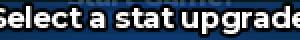
#> input picture data/expedition/anvil.png, 150 x 20 px, given in place of match__1.png, which was not available (shown 2 times larger)
$ python build_digits.py
#> lines starting #> are read from the running program, lines starting #| are printed output that depends on the picture
### macro/vision/screens.py
"""Knowing which screen we're on: small template matches in fixed places.

Screens are data: data/screens.yaml lists them in checking order, and
data/anchors.yaml holds the marks that identify each one (made by
tools/find_anchors.py). Adjusting to a game update usually means re-cutting
anchors, not changing code.
"""

from __future__ import annotations

import glob
import os
import time
from dataclasses import dataclass

import cv2
import numpy as np
import yaml

ROOT = os.path.dirname(os.path.dirname(os.path.dirname(os.path.abspath(__file__))))
PAD = 24  # how far an anchor may sit from its spot: Windows fullscreen and framed differ by 18 px
UNKNOWN = "unknown"
BLACK = "black"
BLACK_BELOW = 6  # mean brightness
LOADING = {BLACK, "roblox_teleport", "game_loading"}  # normal during a trip, not lost
# Some PCs draw the game's text a few percent larger or smaller in the same layout (16 Nov 2026:
# a 3440-wide screen drew it 4% larger, and the party room, known only by its text, read as
# unknown). A frame that matches nothing is looked at again with the anchors at these sizes.
TEXT_SIZES = (1.04, 0.96)
# ...and a resized anchor must pass by this much more: weak anchors on plain colour creep over
# their mark when resized (the Checkpoint Shop read as challenge_detail at 0.71 and 0.73 over 0.7).
RESIZED_MARGIN = 0.05


def _game_size() -> tuple[int, int]:
    """The game's picture size, from data/display.yaml. 1920x1080 if it has no frame."""
    path = os.path.join(ROOT, "data", "display.yaml")
    if os.path.exists(path):
        with open(path, encoding="utf-8") as f:
            frame = (yaml.safe_load(f) or {}).get("frame")
        if frame:
            return frame[2], frame[3]
    return 1920, 1080


GAME_WIDTH, GAME_HEIGHT = _game_size()
# data/screens.yaml and data/nav.yaml keep positions at 1920x1080, which were all
# measured there. Roblox's UI scales evenly across, and to within about 18 px down.
SCALE = GAME_WIDTH / 1920


def scaled(x: float, y: float) -> tuple[int, int]:
    return round(x * SCALE), round(y * SCALE)


FOLDERS = {"native": "frames_native", "win": "frames_win", "linux": "frames"}


def frame_path(name: str) -> str:
    """native/lobby: at the current game size. win/lobby and linux/lobby: older 1920x1080."""
    folder, _, stem = name.partition("/")
    return os.path.join(ROOT, "refs", FOLDERS[folder], stem + ".png")


def load_frame(name: str) -> np.ndarray:
    """A saved picture at the game's current size."""
    image = cv2.imread(frame_path(name))
    if image is None:
        raise FileNotFoundError(frame_path(name))
    if image.shape[1] != GAME_WIDTH:
        image = cv2.resize(image, (GAME_WIDTH, GAME_HEIGHT), interpolation=cv2.INTER_AREA)
    return image


def load_gray(name: str) -> np.ndarray:
    return cv2.cvtColor(load_frame(name), cv2.COLOR_BGR2GRAY)


# [26 lines left out: functions match_near, load_definitions, not called in this run]


@dataclass
class Anchor:
    template: np.ndarray
    x: int
    y: int
    threshold: float
    resized: tuple = ()  # the template at each of TEXT_SIZES


# [4 lines left out: function _resized, not called in this run]


@dataclass
class Detection:
    name: str
    score: float  # the weakest anchor's match
    ms: float


PATCHES = os.path.join(ROOT, "data", "anchor_patches.npz")


def patch_key(source: str, box) -> str:
    """The name of an anchor's patch in data/anchor_patches.npz."""
    return f"{source}@{'_'.join(str(int(v)) for v in box)}".replace("/", "~")


# [10 lines left out: function load_patches, not called in this run]


class ScreenDetector:
    # [63 lines left out: functions __init__, score, classify, button, not called in this run]

### macro/vision/digits.py
"""Reading match numbers fast: Yen, wave, health, enemies and time.

OCR takes about 0.6 s and misses things, so this does the job in a few milliseconds.
The text is bold with a dark outline, which separates each character into its own blob.
Blobs are compared with saved shapes in data/digits/ (made by tools/build_digits.py).

The top pills shift sideways as their contents change width, so each is found by its
fixed label ("wave", "time", ...), and the number is read from just left of it. The
Yen row is centred, so it's found by its tall yen icon.

Every reading comes with a confidence. Trust it: below MIN_CONFIDENCE, the value is
None, not a guess, and the caller can look again on the next frame.
"""

from __future__ import annotations

import glob
import os
from dataclasses import dataclass

import cv2
import numpy as np

from macro.vision.screens import SCALE

ROOT = os.path.dirname(os.path.dirname(os.path.dirname(os.path.abspath(__file__))))
SHAPES = os.path.join(ROOT, "data", "digits")
GLYPH = (16, 24)  # width, height of a normalised shape
MIN_CONFIDENCE = 0.72
MIN_MARGIN = 0.04  # ahead of the best different character by at least this

S = SCALE
# The pills sit lower than scaling alone says, because Roblox's own top bar doesn't shrink.
# In a real match the pills can wrap: with "1 / 15" and "16" the clock drops to a second row.
TOP_ROW = (20, 60) if S == 1 else (18, 100)  # where to look for the pills' labels
TOP_X = (round(620 * S), round(1320 * S))
PILL_NUMBER_WIDTH = round(96 * S)  # the widest number, "15 / 15" or "00:38", left of its label
YEN_BOX = (round(800 * S), round(858 * S), round(1180 * S), round(916 * S) + 8)
# Sizes below are for numbers enlarged back to their 1920x1080 size, which is what keeps
# the dark outlines between digits. See _enlarge.
PILL_HEIGHT = (12, 26)  # a digit's height; a colon's dots are shorter
PILL_MAX_WIDTH = 24
YEN_ICON_HEIGHT = (33, 42)  # measured 36-38
YEN_ICON_WIDTH = (24, 34)  # measured 28-29
YEN_HEIGHT = (16, 31)
YEN_COMMA_BELOW = 16
YEN_DIGIT_TOP = (18, 24)  # in the enlarged crop of YEN_BOX; measured 20-22
YEN_DIGIT_BOTTOM = (38, 43)  # measured 40
YEN_MAX_WIDTH = 26
YEN_MAX_GAP = 18
YEN_ROW_CENTRE = 157.25  # in the enlarged crop of YEN_BOX; see _row_is_whole
YEN_ROW_TOLERANCE = 2.5
YEN_ICON_GAP = 18.5  # from the icon's right edge when not pulsing
YEN_MIDDLE_TO_FIRST_DIGIT = 32.5
DIGIT_GAP = 6  # measured 2
DIGIT_GAP_WITH_COMMA = 14  # measured 9
RUN_MAX_GAP = 16
PILL_ABOVE_LABEL = round(12 * S)
PILL_BELOW_LABEL = round(28 * S)
LABELS = ("health", "wave", "enemies", "time")
# Event matches (Soul Furnace, 11 Nov 2026) put Candy Corn and Souls left of the Yen in one
# centred row: crown icon, count, soul icon, count, yen icon, count. Measured in the enlarged
# crop of EVENT_BOX: the row (crown's left to the last Yen digit) centres at 226, and each
# count's first digit sits a fixed distance from its icon's middle.
EVENT_BOX = (round(720 * S), YEN_BOX[1], round(1200 * S), YEN_BOX[3])
EVENT_ROW_CENTRE = 226.0
EVENT_ROW_TOLERANCE = 3.5
CROWN_SIZE = ((34, 46), (20, 32))  # width, height
SOUL_ICON_SIZE = ((18, 26), (32, 42))
EVENT_FIRST_DIGIT = {"candy": 27.0, "souls": 26.0, "yen": YEN_MIDDLE_TO_FIRST_DIGIT}
LABEL_MIN = 0.55  # 1.00 on Windows, about 0.6 on Linux, which draws them slightly differently


@dataclass
class Reading:
    text: str
    confidence: float
    x: int = 0  # where the reading was found on screen

    @property
    def number(self) -> int | None:
        return int(self.text) if self.text.isdigit() else None


def _enlarge(crop: np.ndarray) -> np.ndarray:
    """At smaller sizes digits touch. Enlarged first, the outlines still separate them."""
    return crop if S == 1 else cv2.resize(crop, None, fx=1 / S, fy=1 / S, interpolation=cv2.INTER_CUBIC)


def _white_mask(crop: np.ndarray) -> np.ndarray:
    """Pill numbers are near-white with a tint; icons are saturated, so their weakest
    colour channel is low."""
    return (crop.min(axis=2) > 150).astype(np.uint8)


def _gold_mask(crop: np.ndarray) -> np.ndarray:
    return ((crop[:, :, 2] > 170) & (crop[:, :, 1] > 110)).astype(np.uint8)


def _blobs(mask: np.ndarray) -> list[tuple[int, int, int, int]]:
    """Boxes (x, y, w, h) of connected blobs, left to right."""
    count, _, stats, _ = cv2.connectedComponentsWithStats(mask, connectivity=8)
    boxes = [tuple(int(v) for v in stats[i][:4]) for i in range(1, count)]
    return sorted(boxes)


def _normalise(mask: np.ndarray, box: tuple[int, int, int, int]) -> np.ndarray:
    x, y, w, h = box
    return cv2.resize(mask[y:y + h, x:x + w].astype(np.float32), GLYPH, interpolation=cv2.INTER_AREA)


def pill_glyph_boxes(mask: np.ndarray) -> list[tuple[int, int, int, int]]:
    # Digits and the slash are tall; a colon's dots are short and get dropped.
    return [b for b in _blobs(mask) if PILL_HEIGHT[0] <= b[3] <= PILL_HEIGHT[1] and 2 <= b[2] <= PILL_MAX_WIDTH]


def yen_glyph_boxes(mask: np.ndarray) -> list[tuple[int, int, int, int]]:
    """The digit blobs following the tall yen icon, stopping at the first wide gap so
    a "+¥N next wave" pill beyond it isn't read.

    Returns nothing rather than risk a wrong number. A wrong Yen is far worse than a
    missing one, so the row must be whole: centred, and fitting its commas (1,000,000)."""
    blobs = _blobs(mask)
    # By its size: orange ground beside it can be just as tall, but it's narrower.
    icon = next((b for b in blobs if YEN_ICON_HEIGHT[0] <= b[3] <= YEN_ICON_HEIGHT[1]
                 and YEN_ICON_WIDTH[0] <= b[2] <= YEN_ICON_WIDTH[1]), None)
    if icon is None:
        return []
    # The number is level with the icon. Blank everything above and below that first:
    # ground that touches a digit would otherwise join it into one tall blob, and the
    # digit would be lost. That read 951,650 as 95,650.
    band = mask.copy()
    band[:icon[1] - 1] = 0
    band[icon[1] + icon[3] + 1:] = 0
    mask[:] = band
    icon_right = icon[0] + icon[2]
    digits, commas, right = [], [], icon[0] + icon[2] / 2 + YEN_MIDDLE_TO_FIRST_DIGIT
    for box in _blobs(mask):
        if box[0] < icon_right:  # part of the icon
            continue
        if box[3] < YEN_COMMA_BELOW:  # a comma or a speck: only digits move the position
            commas.append(box)
            continue
        # Digits sit at a fixed height and size. Anything else is ground, which on orange
        # maps passes the colour filter in huge blobs, or a digit something has touched. It's
        # safe to skip either: _row_is_whole and _fits_commas catch a lost digit.
        if not (YEN_DIGIT_TOP[0] <= box[1] <= YEN_DIGIT_TOP[1]
                and YEN_DIGIT_BOTTOM[0] <= box[1] + box[3] <= YEN_DIGIT_BOTTOM[1]
                and box[2] <= YEN_MAX_WIDTH):
            continue
        if box[0] - right > YEN_MAX_GAP:
            break
        digits.append(box)
        right = box[0] + box[2]
    if not digits or not _row_is_whole(icon, digits) or not _fits_commas(digits, commas):
        return []
    return digits


# [109 lines left out: functions event_row_boxes, _row_is_whole, _fits_commas, not called in this run]


class DigitReader:
    def __init__(self, shapes_dir: str = SHAPES, skip_source: str | None = None):
        """skip_source leaves out shapes taken from one picture, for fair testing."""
        self.shapes: list[tuple[str, np.ndarray]] = []
        for path in glob.glob(os.path.join(shapes_dir, "glyph_*.png")):
            stem = os.path.basename(path)[:-4]
            _, char, source, _ = stem.split("__") if "__" in stem else (None, None, None, None)
            if skip_source and source == skip_source:
                continue
            image = cv2.imread(path, cv2.IMREAD_GRAYSCALE).astype(np.float32) / 255
            self.shapes.append((_char_from_name(char), image))
        self._stack = np.stack([s[1].ravel() - s[1].mean() for s in self.shapes]) if self.shapes else None
        if self._stack is not None:
            self._stack /= np.linalg.norm(self._stack, axis=1, keepdims=True) + 1e-6
        self.labels = {}
        for name in LABELS:
            path = os.path.join(shapes_dir, f"label_{name}.png")
            if os.path.exists(path):
                self.labels[name] = cv2.imread(path, cv2.IMREAD_GRAYSCALE)

    # [66 lines left out: functions _classify, _read, read_yen, event_row, yen_reading, not called in this run]

    def pill_region(self, frame: np.ndarray, name: str) -> tuple[int, int, int, int] | None:
        """Where a pill's number is, as x0, y0, x1, y1: left of its label, at the label's
        own height, as a wrapped pill sits on another row and the first row's digits
        mustn't get mixed in. None if the label isn't found."""
        y0, y1 = TOP_ROW
        x_lo, x_hi = TOP_X
        row = cv2.cvtColor(frame[y0:y1, x_lo:x_hi], cv2.COLOR_BGR2GRAY)
        result = cv2.matchTemplate(row, self.labels[name], cv2.TM_CCOEFF_NORMED)
        _, score, _, (at_x, at_y) = cv2.minMaxLoc(result)
        if score < LABEL_MIN:
            return None
        right = x_lo + at_x
        label_y = y0 + at_y
        return max(right - PILL_NUMBER_WIDTH, 0), max(label_y - PILL_ABOVE_LABEL, 0), right, label_y + PILL_BELOW_LABEL

    # [45 lines left out: functions pill_reading, read_hud, not called in this run]


def _char_from_name(name: str) -> str:
    return "/" if name == "slash" else name

### tools/build_digits.py
"""Build the digit shapes in data/digits/ from hand-labelled pictures, then test them.

The test reads each picture using only shapes from the other pictures, because a
picture recognising its own digits would prove nothing. Doesn't touch the game.
Run from the project root:  .venv-win/Scripts/python.exe tools/build_digits.py
"""
import glob
import os
import sys
import time

import cv2
import numpy as np

ROOT = os.path.dirname(os.path.dirname(os.path.abspath(__file__)))
sys.path.insert(0, ROOT)
from macro.vision import digits as d
from macro.vision.screens import GAME_HEIGHT, GAME_WIDTH, frame_path, load_frame

# Read by eye. Format: yen, health, wave text, enemies, time digits.
TRUTH = {
    "win/match_hud": ("1000000", "3", "1", "0", "0009"),
    "win/match_hud_sandbox": ("1000000", "3", "1", "0", "0021"),
    "win/match_hud_unit": ("991650", "3", "1", "0", "0116"),
    "win/overhead_view": ("1000000", "3", "1", "0", "0343"),
    "win/unit_manager": ("1000000", "3", "1", "0", "0011"),
    "linux/match_hud": ("1220", "3", "3/15", "45", "0038"),
    "linux/match_autoplaying": ("60", "3", "4/15", "58", "0051"),
    "linux/overhead_view": ("1000000", "3", "1", "0", "0238"),
    "linux/sandbox_spawn": ("1000000", "3", "1", "0", "0007"),
    "linux/place_invalid_toast": ("983300", "3", "1", "0", "0522"),
    # A real Story match in the frame. Read by eye from the pictures.
    "native/match__4": ("600", "3", "1/15", "16", "0010"),
    "native/match__5": ("945", "3", "3/15", "33", "0032"),
    "native/match__7": ("558", "3", "5/15", "67", "0103"),
    "native/match__8": ("558", "3", "6/15", "85", "0118"),
    "native/match__9": ("2148", "3", "7/15", "72", "0134"),
    "native/match__10": ("1499", "3", "8/15", "64", "0151"),
    # Orange ground that passes the colour filter, where the Yen was once refused all match.
    "native/match__20": ("1000000", "3", "1", "0", "0010"),
}
LABEL_BOXES = {"health": (548, 37, 582, 48), "wave": (656, 37, 684, 48),
               "enemies": (760, 37, 804, 48), "time": (908, 37, 934, 48)}  # in LABEL_SOURCE
LABEL_SOURCE = "native/match__1"


# [5 lines left out: function save_glyph, not called in this run]


def build():
    os.makedirs(d.SHAPES, exist_ok=True)
    for old in glob.glob(os.path.join(d.SHAPES, "glyph_*.png")):
        os.remove(old)
    source = cv2.cvtColor(load_frame(LABEL_SOURCE), cv2.COLOR_BGR2GRAY)
#> in load_frame, image is the input picture: shape (20, 150, 3); mean B, G, R 100.3, 81.5, 65.6
#> in load_frame, `image = cv2.resize(image, (GAME_WIDTH, GAME_HEIGHT), interpolation=cv2..`:
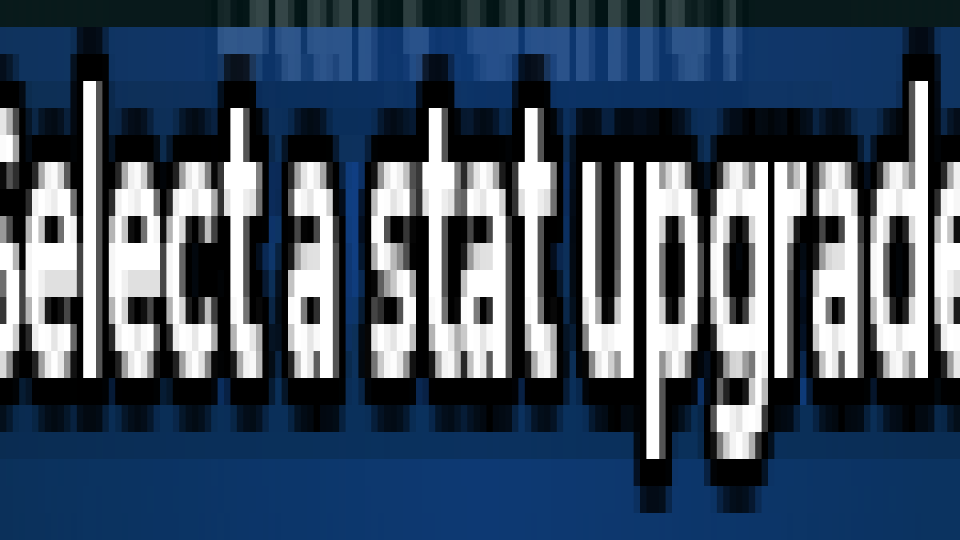
#> image: shape (1080, 1920, 3) (shown at 1/2 size); mean B, G, R 100.3, 81.5, 65.6
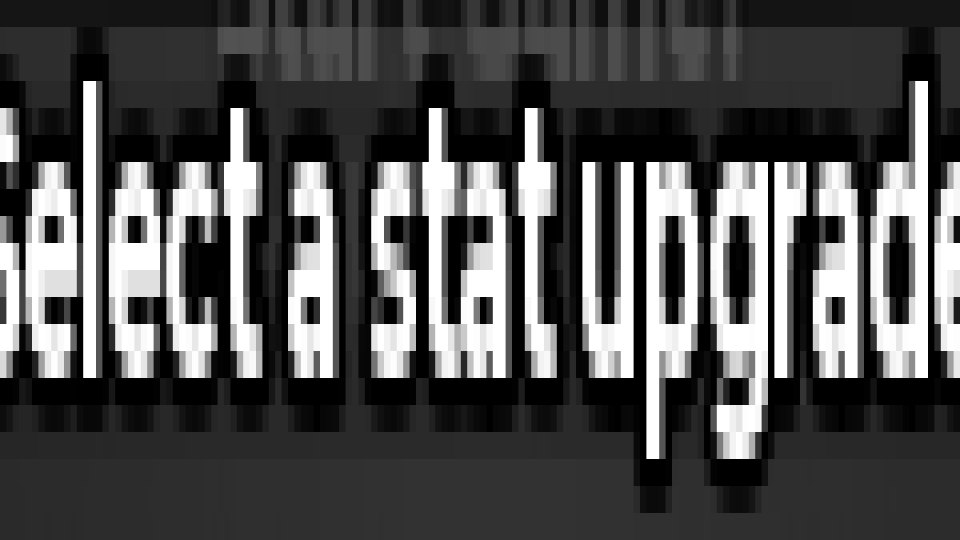
#> source: shape (1080, 1920) (shown at 1/2 size); min 0, max 255, mean 78.9
    for name, (x0, y0, x1, y1) in LABEL_BOXES.items():
        cv2.imwrite(os.path.join(d.SHAPES, f"label_{name}.png"), source[y0:y1, x0:x1])

    reader = d.DigitReader()  # labels are all it has at this point
    counts, skipped = {}, []
    for picture, (yen, health, wave, enemies, clock) in TRUTH.items():
        frame = load_frame(picture)
#> call 2 of load_frame, with name = 'win/match_hud'
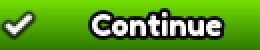
#> input picture data/expedition/continue.png, 130 x 25 px, given in place of match_hud.png, which was not available (shown 2 times larger)
#> in load_frame, image is the input picture: shape (25, 130, 3); mean B, G, R 30.4, 155.7, 89.3
#> in load_frame (call 2), `image = cv2.resize(image, (GAME_WIDTH, GAME_HEIGHT), interpolation=cv2..`:
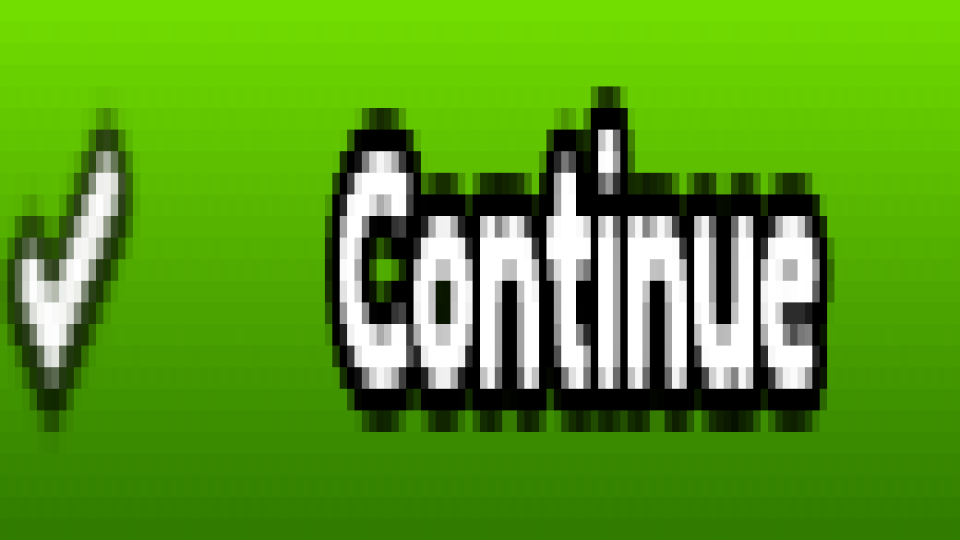
#> image: shape (1080, 1920, 3) (shown at 1/2 size); mean B, G, R 30.4, 155.7, 89.3
        x0, y0, x1, y1 = d.YEN_BOX
        mask = d._gold_mask(d._enlarge(frame[y0:y1, x0:x1]))
#> in _enlarge, `return crop if S == 1 else cv2.resize(crop, None, fx=1 / S, fy=1 / S, ..`:
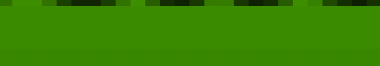
#> returned value: shape (66, 380, 3); mean of channels 0, 1, 2 0, 132.8, 56; drawn as B, G, R
#> in _gold_mask, `return ((crop[:, :, 2] > 170) & (crop[:, :, 1] > 110)).astype(np.uint8)`: returned value: shape (66, 380); every value is 0
        groups = [(mask, d.yen_glyph_boxes(mask), yen, "yen")]
#> in _blobs, `count, _, stats, _ = cv2.connectedComponentsWithStats(mask, connectivi..`: count = 1; stats = [[0, 0, 380, 66, 25080]]
#> in _blobs, `boxes = [tuple(int(v) for v in stats[i][:4]) for i in range(1, count)]`: boxes = []
        for name, text in (("health", health), ("wave", wave), ("enemies", enemies), ("time", clock)):
            left, top, right, bottom = reader.pill_region(frame, name)
            pill_mask = d._white_mask(d._enlarge(frame[top:bottom, left:right]))
            boxes = d.pill_glyph_boxes(pill_mask)
            run = []
            for box in reversed(boxes):
                if run and run[0][0] - (box[0] + box[2]) > d.RUN_MAX_GAP:
                    break
                run.insert(0, box)
            groups.append((pill_mask, run, text, name))
#> this loop made 3 passes
#> (score in pill_region, at_x in pill_region, at_y in pill_region, right, label_y in pill_region, left, top, bottom) on passes 1 to 2: (0.795, 87, 24, 707, 44, 611, 32, 72), (0.926, 374, 24, 994, 44, 898, 32, 72)
#> (score in pill_region, at_x in pill_region, at_y in pill_region) on pass 3: (0.487, 636, 26)
#> pass 1, in pill_region, `result = cv2.matchTemplate(row, self.labels[name], cv2.TM_CCOEFF_NORMED)`:
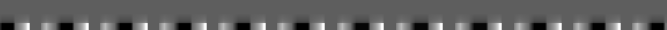
#> result: shape (30, 667) float32; min -0.471, max 0.795, mean 0.00808; drawn with min black and max white
#> pass 2, in pill_region (call 2), `result = cv2.matchTemplate(row, self.labels[name], cv2.TM_CCOEFF_NORMED)`:
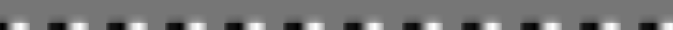
#> result: shape (30, 673) float32; min -0.808, max 0.926, mean 0.00156; drawn with min black and max white
#> after the loop, groups = 3 items
        for mask_used, boxes, text, label in groups:
            if len(boxes) != len(text):
                skipped.append(f"{picture} {label}: found {len(boxes)} blobs for {text!r}")
                continue
            for i, (box, char) in enumerate(zip(boxes, text)):
                save_glyph(mask_used, box, char, f"{picture}", f"{label}{i}")
                counts[char] = counts.get(char, 0) + 1
    # The clock frames from tools/live_nav.py, each named with its known true time. They
    # hold only the top of the screen. One sample per digit per position is plenty.
    kept = set()
    native = sorted(glob.glob(os.path.join(ROOT, "refs", "clock_native", "*.png")))
    for path in native + sorted(glob.glob(os.path.join(ROOT, "refs", "clock", "*.png"))):
        text = os.path.basename(path)[:-4].split("_")[1]
        top = cv2.imread(path)
        if path in native:  # the top of the game's picture, at its current size
            canvas = np.zeros((GAME_HEIGHT, GAME_WIDTH, 3), np.uint8)
            canvas[:top.shape[0]] = top
        else:  # a piece of a 1920x1080 screen
            canvas = np.zeros((1080, 1920, 3), np.uint8)
            canvas[:top.shape[0], 600:600 + top.shape[1]] = top
            canvas = cv2.resize(canvas, (GAME_WIDTH, GAME_HEIGHT), interpolation=cv2.INTER_AREA)
        left, top, right, bottom = reader.pill_region(canvas, "time")
        pill = d._white_mask(d._enlarge(canvas[top:bottom, left:right]))
        run = []
        for box in reversed(d.pill_glyph_boxes(pill)):
            if run and run[0][0] - (box[0] + box[2]) > d.RUN_MAX_GAP:
                break
            run.insert(0, box)
        if len(run) != 4:
            continue
        for i, (box, char) in enumerate(zip(run, text)):
            if (char, i) not in kept:
                kept.add((char, i))
                save_glyph(pill, box, char, "clock", f"{i}{os.path.basename(path)[:3]}")
                counts[char] = counts.get(char, 0) + 1
    print("shapes per character:", dict(sorted(counts.items())))
    missing = [c for c in "0123456789/" if c not in counts]
    print("characters with no shape:", missing or "none")
    for line in skipped:
        print("  skipped", line)


# [76 lines left out: functions test, stress_test, not called in this run]


if __name__ == "__main__":
#> (the run stopped early here; a loop or call above may not have finished)
